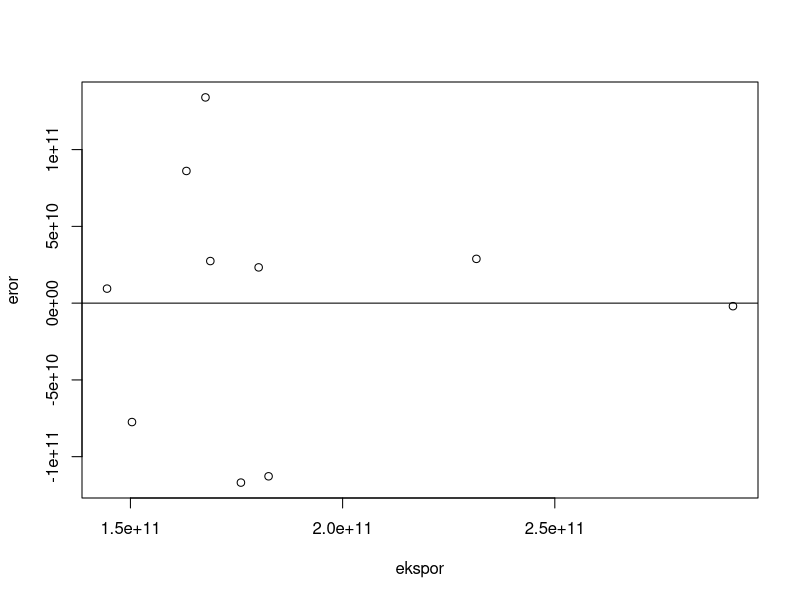
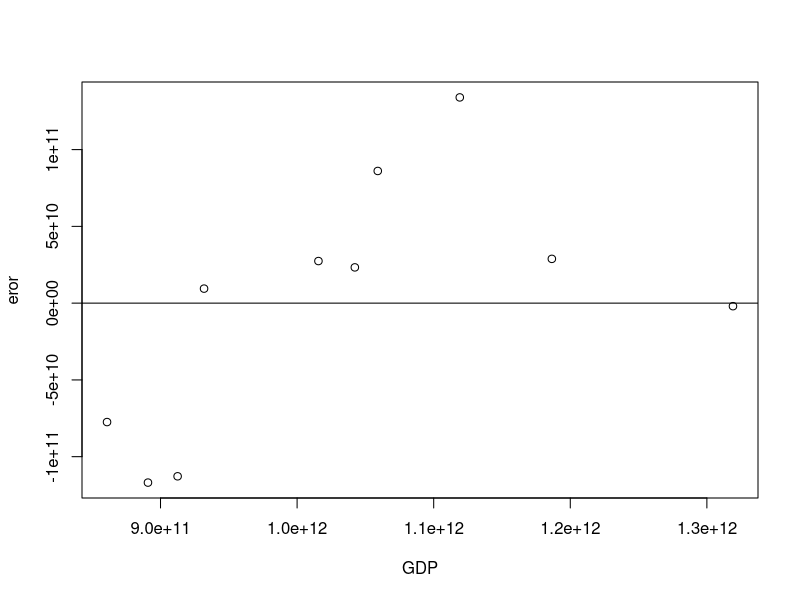

Recreate these plots in R, in order.
## ---- chunk 1
library(tidyverse)
library(readxl)
## ---- chunk 2
setwd('C:/UAS Metopel')
dat<-read_excel('UAS Metopel.xlsx')
library(readxl)
reg1<-lm(Y~X,data=dat)
dat$u<-resid(reg1)
plot(dat$X,dat$u,xlab="ekspor",ylab="eror")
abline(h=0)
## ---- chunk 3
library(readxl)
dat$u<-resid(reg1)
plot(dat$Y,dat$u,xlab="GDP",ylab="eror")
abline(h=0)
## ---- chunk 4
setwd('C:/UAS Metopel')
dat<-read_excel('UAS Metopel.xlsx')
library(readxl)
reg1<-lm(Y~X,data=dat)
summary(reg1)
